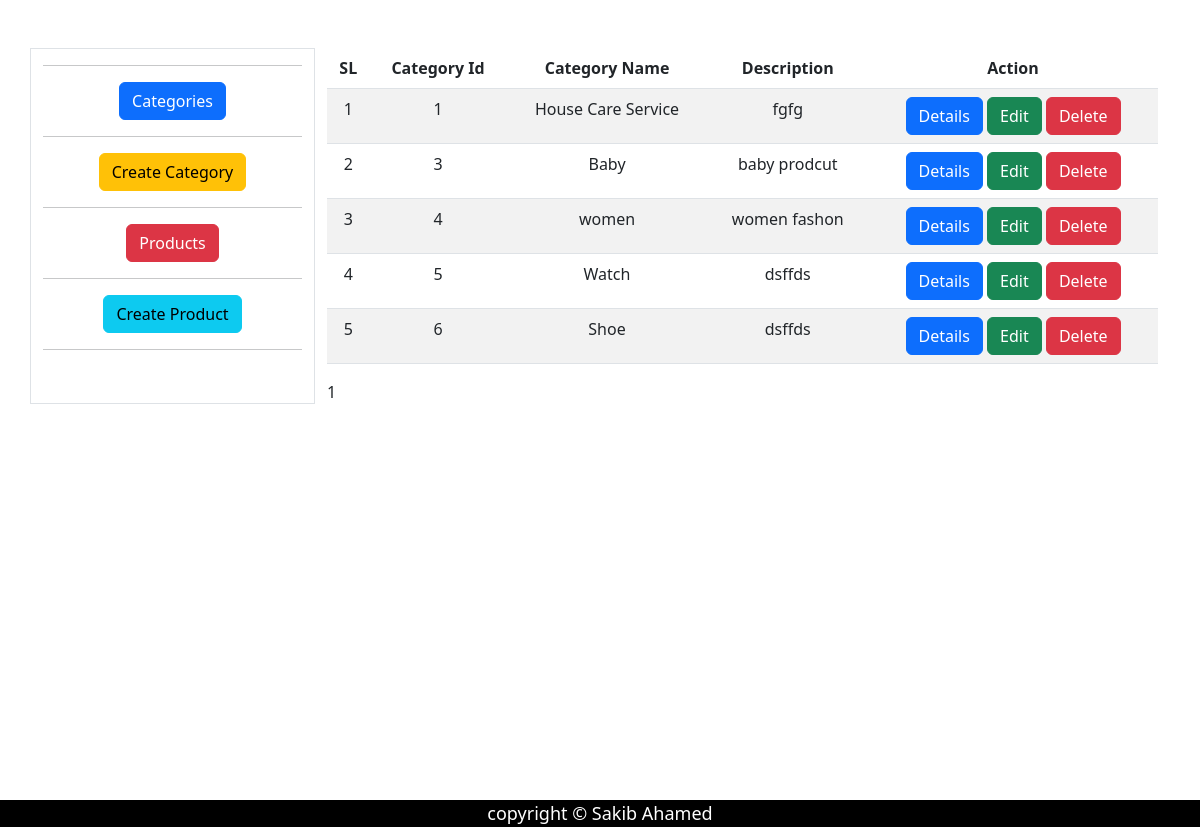
The page /views/index.php on the database its author committed.
### tables this page shows
CREATE TABLE `categories` (
  `id` int(11) NOT NULL,
  `category_name` varchar(255) NOT NULL,
  `description` varchar(255) NOT NULL
);

### app/class/Category.php (called while the page is built, shortened)
<?php
class Category
{
    public $conn;
    public function __construct()
    {
        $dbUserName = 'root';
        $dbPassword='root';
        $dbName='php_b8';
        try{
            $this->conn = new PDO ('mysql:host=localhost;dbname='.$dbName , $dbUserName , $dbPassword );
        }catch(PDOException $e){
                echo 'Database Connection Failed';
                die();
        }
    }
    public function viewCategory()
    {
        $sql="SELECT * FROM categories ";
        $category= $this->conn->query($sql);
        $data=$category->fetchAll(PDO::FETCH_ASSOC);
        return $data;
    }
}
?>

### views/admin/categories.php (the view)
<?php
include_once "./../app/class/Category.php";
$categoryObj=new Category;
$data = $categoryObj->viewCategory();
?>
<table class="table table-striped text-center">
                    <thead>
                        <tr>
                            <th>SL</th>
                            <th>Category Id</th>
                            <th>Category Name</th>
                            <th>Description</th>
                            <th>Action</th>
                        </tr>
                    </thead>
                    <tbody>
                        <?php
                            $sl=0;
                            foreach ($data as $category) {
                                ?>
                                <tr>
                                <td><?= ++$sl;?></td>
                                <td><?= $category['id']?></td>
                                <td><?= $category['category_name'];?></td>
                                <td><?= $category['description'];?></td>
                                <td>
                                    <a href="./admin/showCategory.php?id=<?=$category['id']?>" class="btn btn-primary">Details</a>
                                    <a href="./admin/editCategory.php?id=<?=$category['id']?>" class="btn btn-success">Edit</a>
                                    <a href="./admin/deleteCategory.php?id=<?=$category['id']?>" onclick="return confirm('Are You Sure Want to Delete ?')" class="btn btn-danger" onclick="gdsfgd">Delete</a>
                                </td>
                            </tr>
                            <?php } ?>
                    </tbody>
                </table>

### views/include/header.php (shortened to what this page needs)
<!DOCTYPE html>
<html lang="en">
<head>
    <link rel="stylesheet" href="https://cdn.jsdelivr.net/npm/bootstrap@5.2.1/dist/css/bootstrap.min.css">
</head>
<body>

### views/index.php (shortened to what this page needs)
<?php
include_once "./include/header.php";
?>
<div class="container" style="height: 100vh;">
    <div class="row">
        <div class="col-md-3 border mt-5 text-center"  >
            <hr>
            <a href="index.php" class="btn btn-primary">Categories</a>
            <hr>
            <a href="./admin/createCategory.php" class="btn btn-warning">Create Category</a>
            <hr>
            <a href="./admin/products.php" class="btn btn-danger">Products</a>
            <hr>
            <a href="./admin/product-create.php" class="btn btn-info">Create Product</a>
            <hr>
        </div>
        <div class=" col-md-9 mt-5">
                <?php
                echo
                include_once "./admin/categories.php"
                ?>
        </div>
    </div>
</div>
<?php
include_once "./include/footer.php";

### views/include/footer.php (shortened to what this page needs)
<footer>
    <div style="background-color:black; font-size:18px;color:white;text-align:center">
    copyright &copy Sakib Ahamed
    </div>
</footer>
</body>
</html>

### rows shown on the page
categories: id "1", category_name "House Care Service", description "fgfg"
categories: id "3", category_name "Baby", description "baby prodcut"
categories: id "4", category_name "women", description "women fashon"
categories: id "5", category_name "Watch", description "dsffds"
categories: id "6", category_name "Shoe", description "dsffds"

### other values the page prints
include_once "./admin/categories.php" "1"
